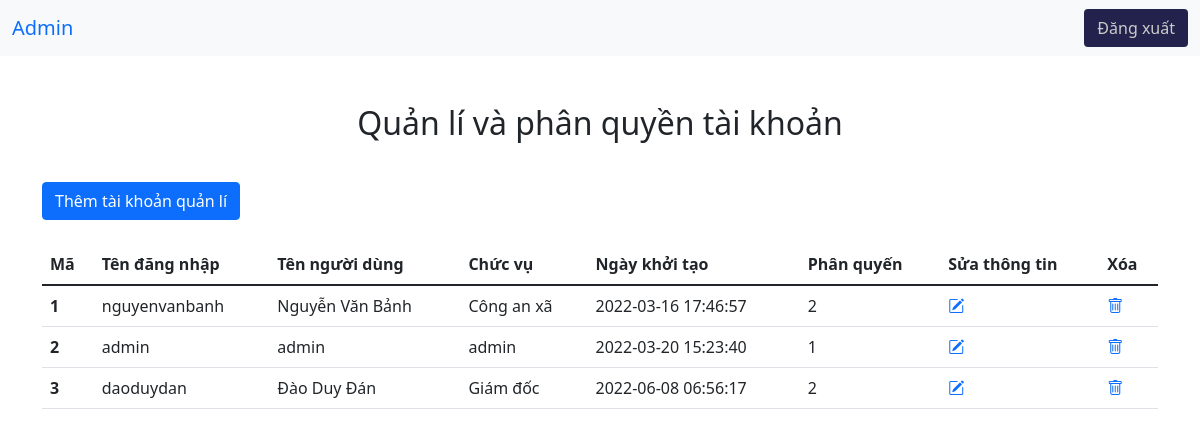
Screenshot of /admin/index.php (signed in) with the database file from the repository.
### tables this page shows
CREATE TABLE `taikhoan` (
  `ma_taikhoan` int(10) PRIMARY KEY AUTO_INCREMENT NOT NULL,
  `taikhoan` varchar(20) NOT NULL,
  `matkhau` varchar(100) NOT NULL,
  `hoten` varchar(30) NOT NULL,
  `chucvu` varchar(100) NOT NULL,
  `conlamviec` tinyint(1) NOT NULL,
  `ngaykhoitao` timestamp NOT NULL DEFAULT current_timestamp() ON UPDATE current_timestamp(),
  `capbac` int(11) NOT NULL
);

### admin/index.php (the view, shortened to what this page needs)
<?php
if (isset($_SESSION['AdminLoginOK'])) {
    include('../model.php');
?>
<!DOCTYPE html>
<html lang="en">
<head>
    <link href="https://cdn.jsdelivr.net/npm/bootstrap@5.1.3/dist/css/bootstrap.min.css" rel="stylesheet">
    <link rel="stylesheet" href="https://cdn.jsdelivr.net/npm/bootstrap-icons@1.7.2/font/bootstrap-icons.css">
    <link rel="stylesheet" href="./style.css">
</head>
<body>
    <?php
        include('./header.php');
    ?>
    <main class="container">
        <h2 class="title mt-5 mb-4 text-center">
            Quản lí và phân quyền tài khoản
        </h2>
        <a href="./add.php" class="btn btn-primary mt-3 mb-4">Thêm tài khoản quản lí</a>
        <table class="table table-hover">
            <thead>
                <tr>
                <th scope="col">Mã</th>
                <th scope="col">Tên đăng nhập</th>
                <th scope="col">Tên người dùng</th>
                <th scope="col">Chức vụ</th>
                <th scope="col">Ngày khởi tạo</th>
                <th scope="col">Phân quyến</th>
                <th scope="col">
                    Sửa thông tin
                </th>
                <th scope="col">
                    Xóa
                </th>
                </tr>
            </thead>
            <tbody>
                <?php
                    $sql = "SELECT * FROM taikhoan" ;
                    $result = mysqli_query($conn,$sql);
                    if (mysqli_num_rows($result) > 0) {
                        while ($row = mysqli_fetch_assoc($result)) {
                ?>
                        <tr>
                            <th scope="row"><?php echo $row['ma_taikhoan']; ?></th>
                            <td><?php echo $row['taikhoan']; ?></td>
                            <td><?php echo $row['hoten']; ?></td>
                            <td><?php echo $row['chucvu']; ?></td>
                            <td><?php echo $row['ngaykhoitao']; ?></td>
                            <td class=""><?php echo $row['capbac']; ?></td>
                            <td>
                                <a href="./modify.php?id=<?php echo $row['ma_taikhoan']; ?>">
                                    <i class="bi bi-pencil-square"></i>
                                </a>
                            </td>
                            <td>
                                <a href="./process/process-delete.php?id=<?php echo $row['ma_taikhoan']; ?>">
                                    <i class="bi bi-trash"></i>
                                </a>
                            </td>
                        </tr>
                <?php
                        }
                    }
                ?>
            </tbody>
            </table>
    </main>
</body>
<?php
    } else {
        header("location: /BTL_PTPM/login/web/index.php");
    }
?>

### rows the page displays
taikhoan: ma_taikhoan "1", taikhoan "nguyenvanbanh", hoten "Nguyễn Văn Bảnh", chucvu "Công an xã", ngaykhoitao "2022-03-16 17:46:57", capbac "2"
taikhoan: ma_taikhoan "2", taikhoan "admin", hoten "admin", chucvu "admin", ngaykhoitao "2022-03-20 15:23:40", capbac "1"
taikhoan: ma_taikhoan "3", taikhoan "daoduydan", hoten "Đào Duy Đán", chucvu "Giám đốc", ngaykhoitao "2022-06-08 06:56:17", capbac "2"
